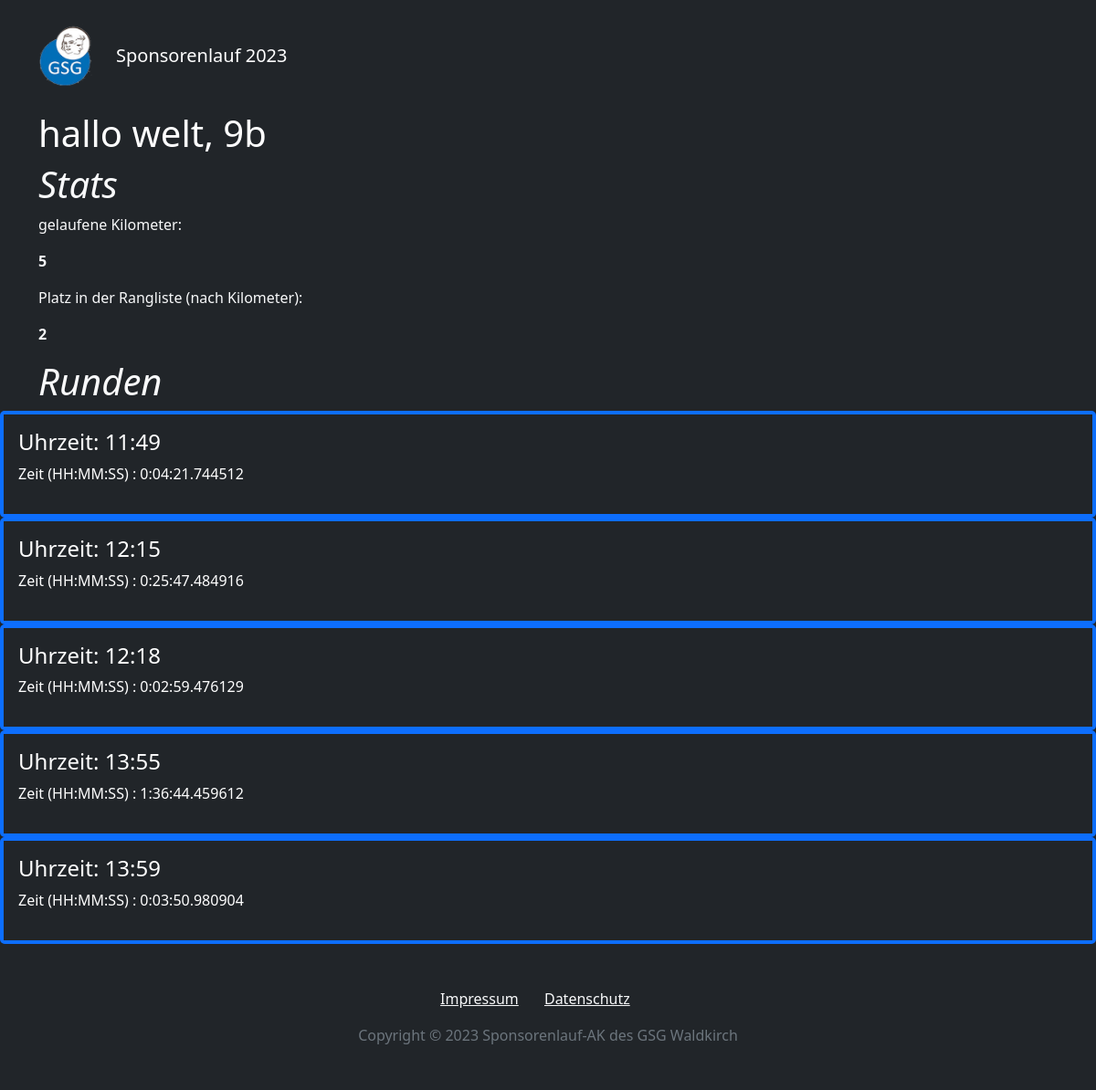
/stats/658458, run on an earlier commit of the app's database.
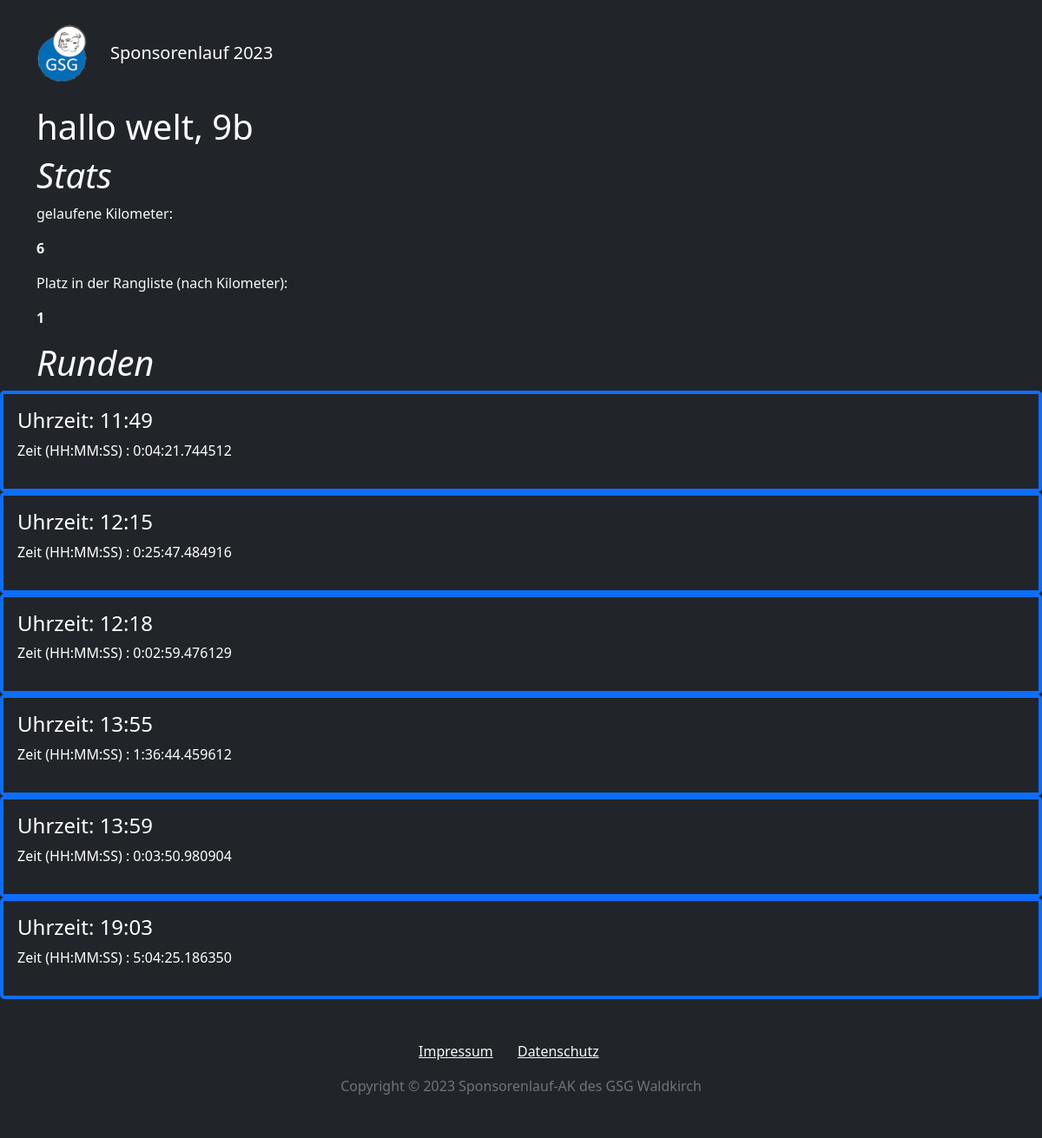
And on a later commit of the database.
### server/models.py (models this page shows, shortened)
class Student(models.Model):
    code = models.CharField(max_length=6, primary_key=True, unique=True)
    name = models.CharField(max_length=200)
    lastseen = models.FloatField(default=time.time())
    kilometer = models.IntegerField(default=0)

class Runde(models.Model):
    student = models.ForeignKey(Student, on_delete=models.CASCADE)
    number = models.IntegerField()
    endtime = models.TimeField(auto_now_add=True)
    time = models.CharField(max_length=200)

### server/views.py (the view)
# urls.py: path("stats/<code>", views.stats, name="stats"),
def stats(request, code):
    if Student.objects.filter(code=code).exists():
        schüler = Student.objects.get(code=code)
        runden = Runde.objects.filter(student=schüler)
        platz = Student.objects.filter(kilometer__gt=schüler.kilometer).count() + 1
        return render(request, "stats.html", {'schüler': schüler, 'runden': runden, 'platz': platz})
    else:
        messages.error(request, 'Der eingegebene Code ist ungültig.')
        return redirect("main")

### server/templates/stats.html (shortened to what this page needs)
{% load static %}
<!DOCTYPE html>
<html lang="de" style="color: rgb(255,255,255);">
<head>
    <link rel="stylesheet" href="{% static 'assets/bootstrap/css/bootstrap.min.css' %}">
    <link rel="stylesheet" href="{% static 'assets/fonts/fontawesome-all.min.css' %}">
    <link rel="stylesheet" href="{% static 'assets/css/Navbar-Right-Links-Dark-icons.css' %}">
</head>
<body style="background: rgb(33,37,41);">
    <nav class="navbar navbar-dark navbar-expand-md bg-dark py-3">
        <div class="container"><img src="{% static 'assets/img/LogoGSG-1952467691.png' %}" width="60" height="70" style="width: 60px;"><a class="navbar-brand d-flex align-items-center" href="/" style="text-align: right;margin: 20px;"><span style="text-align: right;margin: 5px;position: relative;">Sponsorenlauf 2023</span></a>
        </div>
    </nav>
    <div class="container" style="background: #212529;">
        <h1 style="color: rgb(255,255,255);">{{ schüler.name }}</h1>
        <h1 style="color: var(--bs-gray-100);font-style: italic;">Stats</h1>
        <p style="color: var(--bs-gray-100);">gelaufene Kilometer: </p>
        <p style="color: var(--bs-gray-100);font-weight: bold;">{{ schüler.kilometer }}</p>
        <p style="color: var(--bs-gray-100);">Platz in der Rangliste (nach Kilometer): </p>
        <p style="color: var(--bs-gray-100);font-weight: bold;">{{ platz }}</p>
        <h1 style="color: var(--bs-gray-100);font-style: italic;">Runden</h1>
    </div>
    {% for runde in runden %}
    <div class="card" style="border-width: 4px;border-color: var(--bs-blue);border-radius: 5px;">
        <div class="card-body" style="background: #212529;border-color: var(--bs-blue);">
            <h4 class="card-title" style="color: var(--bs-card-bg);">Uhrzeit: {{ runde.endtime }}</h4>
            <p style="color: var(--bs-card-bg);">Zeit (HH:MM:SS) : {{ runde.time }}</p>
        </div>
    </div>
    {% endfor %}
    <footer class="text-center bg-dark">
        <div class="container text-white py-4 py-lg-5">
            <ul class="list-inline">
                <li class="list-inline-item me-4"><a class="link-light" href="https://www.gsg-waldkirch.de/impressum.html">Impressum</a></li>
                <li class="list-inline-item me-4"><a class="link-light" href="https://www.gsg-waldkirch.de/datenschutz.html">Datenschutz</a></li>
            </ul>
            <p class="text-muted mb-0">Copyright © 2023 Sponsorenlauf-AK des GSG Waldkirch</p>
        </div>
    </footer>
</body>
</html>

What changed in the data, as far as the page shows it:
changed Student "hallo welt, 9b": kilometer "5" → "6"
added Runde: endtime "19:03", time "5:04:25.186350"
Also different on the page:
{{ platz }}: "2" → "1"
